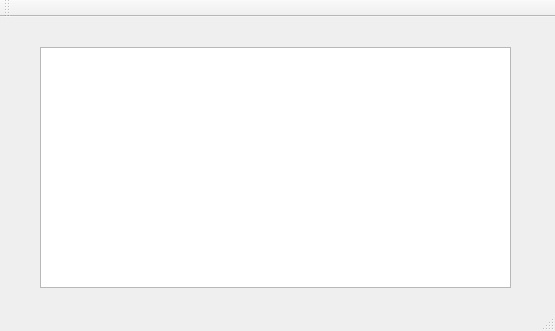
<?xml version="1.0" encoding="UTF-8"?>
<ui version="4.0">
 <class>MainWindow</class>
 <widget class="QMainWindow" name="MainWindow">
  <property name="geometry">
   <rect>
    <x>0</x>
    <y>0</y>
    <width>555</width>
    <height>331</height>
   </rect>
  </property>
  <property name="windowTitle">
   <string>MainWindow</string>
  </property>
  <widget class="QWidget" name="centralWidget">
   <widget class="QTableView" name="tableView">
    <property name="geometry">
     <rect>
      <x>40</x>
      <y>30</y>
      <width>471</width>
      <height>241</height>
     </rect>
    </property>
   </widget>
  </widget>
  <widget class="QMenuBar" name="menuBar">
   <property name="geometry">
    <rect>
     <x>0</x>
     <y>0</y>
     <width>555</width>
     <height>21</height>
    </rect>
   </property>
  </widget>
  <widget class="QToolBar" name="mainToolBar">
   <attribute name="toolBarArea">
    <enum>TopToolBarArea</enum>
   </attribute>
   <attribute name="toolBarBreak">
    <bool>false</bool>
   </attribute>
  </widget>
  <widget class="QStatusBar" name="statusBar"/>
 </widget>
 <layoutdefault spacing="6" margin="11"/>
 <resources/>
 <connections/>
</ui>
